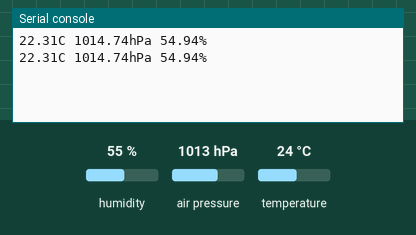
Bench run of a program on a simulated ESP32 board running MicroPython. Shown: the last lines printed to the serial console. Inputs (shaded band) come from the test bench; at power-on: humidity 55 %, air pressure 1013 hPa, temperature 24 °C. Library files of the repository ran but are not shown: BME280.py.

Above: at 1.2 s.
1.3 s: humidity set to 22 %
At 2.7 s:
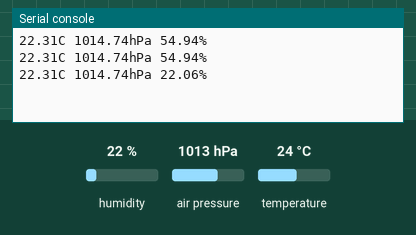
2.8 s: air pressure set to 952 hPa
At 4.1 s:
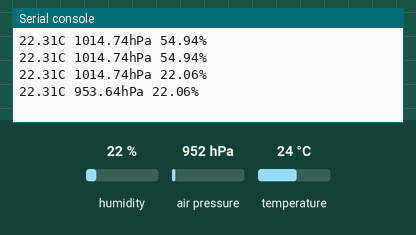
4.3 s: temperature set to 12 °C
At 5.2 s:
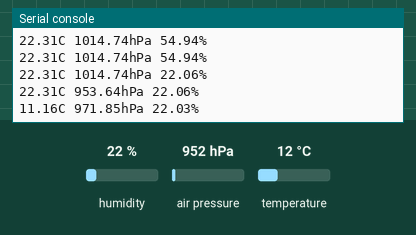
Timing chart, 0 to 7.3 s (numbered marks = the images above; inputs shaded):
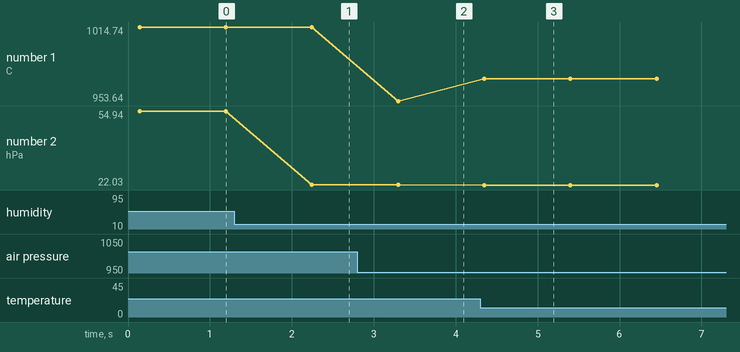

The program:

input.py
```python
import time
from machine import Pin, I2C
import BME280
i2c = I2C(scl=Pin(22),sda=Pin(21), freq=10000)
bme = BME280.BME280(i2c=i2c)
while True:
  print(bme.temperature, bme.pressure, bme.humidity)
  time.sleep(1)
```

Measured:
- after the input at 1.3 s, the serial console: prints a new line after 0.95 s (image 1)
- after the input at 2.8 s, the serial console: prints a new line after 0.50 s (image 2)
- after the input at 4.3 s, the serial console: prints a new line after 0.05 s (image 3)
- plotted number 1: 1014.74 → 953.64 after the input at 2.8 s, 953.64 → 971.85 after the input at 4.3 s
- plotted number 2: 54.94 → 22.06 after the input at 1.3 s, 22.06 → 22.03 after the input at 4.3 s
